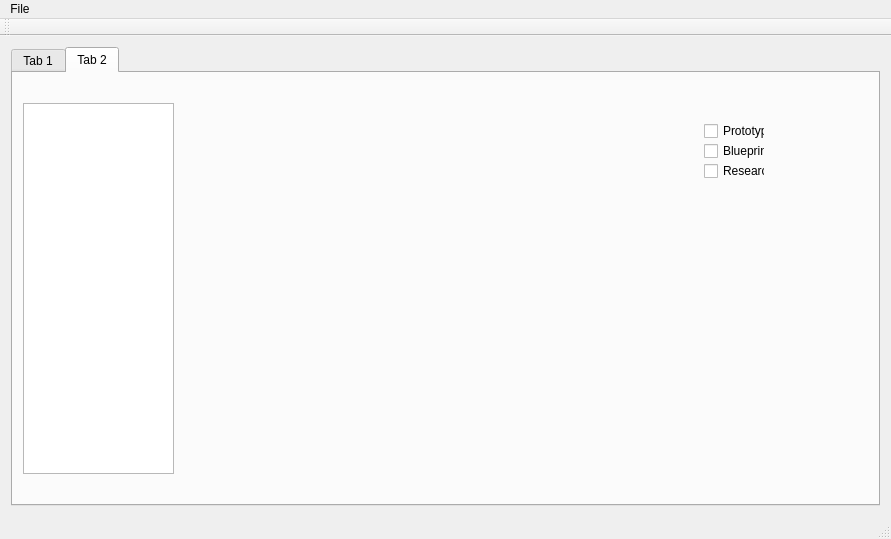
<?xml version="1.0" encoding="UTF-8"?>
<ui version="4.0">
 <class>MainWindow</class>
 <widget class="QMainWindow" name="MainWindow">
  <property name="geometry">
   <rect>
    <x>0</x>
    <y>0</y>
    <width>891</width>
    <height>539</height>
   </rect>
  </property>
  <property name="windowTitle">
   <string>MainWindow</string>
  </property>
  <widget class="QWidget" name="centralWidget">
   <layout class="QGridLayout" name="gridLayout">
    <item row="0" column="1">
     <widget class="QTabWidget" name="tabWidget">
      <property name="currentIndex">
       <number>1</number>
      </property>
      <widget class="QWidget" name="tab">
       <attribute name="title">
        <string>Tab 1</string>
       </attribute>
       <widget class="QWidget" name="layoutWidget">
        <property name="geometry">
         <rect>
          <x>20</x>
          <y>30</y>
          <width>183</width>
          <height>24</height>
         </rect>
        </property>
        <layout class="QHBoxLayout" name="horizontalLayout">
         <item>
          <widget class="QLabel" name="label">
           <property name="text">
            <string>Money</string>
           </property>
          </widget>
         </item>
         <item>
          <widget class="QLineEdit" name="moneyEdit">
           <property name="inputMethodHints">
            <set>Qt::ImhFormattedNumbersOnly</set>
           </property>
           <property name="text">
            <string/>
           </property>
          </widget>
         </item>
        </layout>
       </widget>
       <widget class="QLineEdit" name="lineEdit">
        <property name="geometry">
         <rect>
          <x>80</x>
          <y>70</y>
          <width>113</width>
          <height>22</height>
         </rect>
        </property>
       </widget>
      </widget>
      <widget class="QWidget" name="tab_2">
       <attribute name="title">
        <string>Tab 2</string>
       </attribute>
       <widget class="QListWidget" name="listWidgetItemID">
        <property name="geometry">
         <rect>
          <x>10</x>
          <y>30</y>
          <width>151</width>
          <height>371</height>
         </rect>
        </property>
       </widget>
       <widget class="QWidget" name="">
        <property name="geometry">
         <rect>
          <x>680</x>
          <y>40</y>
          <width>83</width>
          <height>76</height>
         </rect>
        </property>
        <layout class="QVBoxLayout" name="verticalLayout">
         <item>
          <widget class="QCheckBox" name="checkBoxPrototype">
           <property name="text">
            <string>Prototype</string>
           </property>
          </widget>
         </item>
         <item>
          <widget class="QCheckBox" name="checkBoxBlueprint">
           <property name="text">
            <string>Blueprint</string>
           </property>
          </widget>
         </item>
         <item>
          <widget class="QCheckBox" name="checkBoxRes">
           <property name="text">
            <string>Research</string>
           </property>
          </widget>
         </item>
        </layout>
       </widget>
      </widget>
     </widget>
    </item>
   </layout>
  </widget>
  <widget class="QMenuBar" name="menuBar">
   <property name="geometry">
    <rect>
     <x>0</x>
     <y>0</y>
     <width>891</width>
     <height>26</height>
    </rect>
   </property>
   <widget class="QMenu" name="menuFile">
    <property name="title">
     <string>File</string>
    </property>
    <addaction name="actionOpen"/>
    <addaction name="actionSave"/>
   </widget>
   <addaction name="menuFile"/>
  </widget>
  <widget class="QToolBar" name="mainToolBar">
   <attribute name="toolBarArea">
    <enum>TopToolBarArea</enum>
   </attribute>
   <attribute name="toolBarBreak">
    <bool>false</bool>
   </attribute>
  </widget>
  <widget class="QStatusBar" name="statusBar"/>
  <action name="actionSave">
   <property name="text">
    <string>Save</string>
   </property>
  </action>
  <action name="actionOpen">
   <property name="text">
    <string>Open</string>
   </property>
  </action>
 </widget>
 <layoutdefault spacing="6" margin="11"/>
 <resources/>
 <connections/>
</ui>
